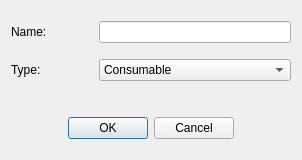
<?xml version="1.0" encoding="UTF-8"?>
<ui version="4.0">
 <class>DialogAddItem</class>
 <widget class="QDialog" name="DialogAddItem">
  <property name="geometry">
   <rect>
    <x>0</x>
    <y>0</y>
    <width>302</width>
    <height>160</height>
   </rect>
  </property>
  <property name="windowTitle">
   <string>Dialog</string>
  </property>
  <layout class="QGridLayout" name="gridLayout">
   <item row="0" column="0">
    <widget class="QLabel" name="label">
     <property name="text">
      <string>Name:</string>
     </property>
    </widget>
   </item>
   <item row="0" column="2">
    <widget class="QLineEdit" name="lineEdit_name"/>
   </item>
   <item row="1" column="0">
    <widget class="QLabel" name="label_4">
     <property name="text">
      <string>Type:</string>
     </property>
    </widget>
   </item>
   <item row="1" column="2">
    <widget class="QComboBox" name="comboBox_atype">
     <item>
      <property name="text">
       <string>Consumable</string>
      </property>
     </item>
     <item>
      <property name="text">
       <string>Key</string>
      </property>
     </item>
     <item>
      <property name="text">
       <string>Mount</string>
      </property>
     </item>
     <item>
      <property name="text">
       <string>Weapon</string>
      </property>
     </item>
     <item>
      <property name="text">
       <string>Outfit</string>
      </property>
     </item>
     <item>
      <property name="text">
       <string>Quest</string>
      </property>
     </item>
     <item>
      <property name="text">
       <string>Special</string>
      </property>
     </item>
     <item>
      <property name="text">
       <string>Letter</string>
      </property>
     </item>
     <item>
      <property name="text">
       <string>Other</string>
      </property>
     </item>
    </widget>
   </item>
   <item row="2" column="0">
    <spacer name="verticalSpacer">
     <property name="orientation">
      <enum>Qt::Vertical</enum>
     </property>
     <property name="sizeType">
      <enum>QSizePolicy::Fixed</enum>
     </property>
     <property name="sizeHint" stdset="0">
      <size>
       <width>28</width>
       <height>20</height>
      </size>
     </property>
    </spacer>
   </item>
   <item row="3" column="0" colspan="3">
    <widget class="QDialogButtonBox" name="buttonBox">
     <property name="orientation">
      <enum>Qt::Horizontal</enum>
     </property>
     <property name="standardButtons">
      <set>QDialogButtonBox::Cancel|QDialogButtonBox::Ok</set>
     </property>
     <property name="centerButtons">
      <bool>true</bool>
     </property>
    </widget>
   </item>
   <item row="1" column="1">
    <spacer name="horizontalSpacer">
     <property name="orientation">
      <enum>Qt::Horizontal</enum>
     </property>
     <property name="sizeType">
      <enum>QSizePolicy::Preferred</enum>
     </property>
     <property name="sizeHint" stdset="0">
      <size>
       <width>40</width>
       <height>20</height>
      </size>
     </property>
    </spacer>
   </item>
  </layout>
 </widget>
 <resources/>
 <connections>
  <connection>
   <sender>buttonBox</sender>
   <signal>rejected()</signal>
   <receiver>DialogAddItem</receiver>
   <slot>reject()</slot>
   <hints>
    <hint type="sourcelabel">
     <x>150</x>
     <y>132</y>
    </hint>
    <hint type="destinationlabel">
     <x>150</x>
     <y>79</y>
    </hint>
   </hints>
  </connection>
 </connections>
</ui>
